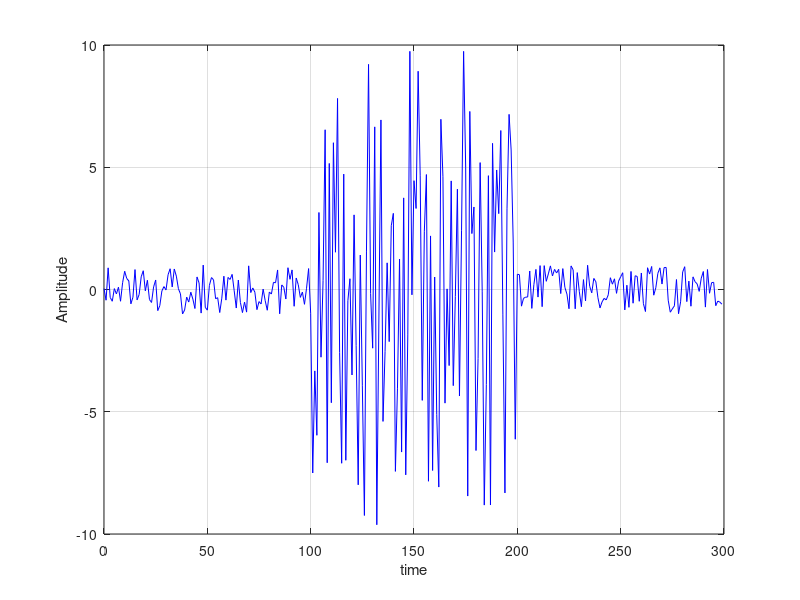

Source code (MATLAB): (Note: this script raises an error after producing the figure.)
close all
clc;

% randomly generated seismogram
amplitudes =  [(-1 + (2)*rand(1,100)), (-10 + (20)*rand(1,100)), (-1 + (2)*rand(1,100))];
L=length(amplitudes);
t = (0:L-1);
% try for N = (10, 50, 100, 1000)
N=50;


% plot
figure;
plot(t,amplitudes,'b','DisplayName','Amplitude'); grid on
xlabel('time')
ylabel('Amplitude')
hold on;

% Compute coefficients (See Lecture Notes)
a0 = (1/L)*calc_bounded_area(t,amplitudes);

an=zeros(N);
bn=zeros(N);
for ii = 1:N
    ft1 = amplitudes.*cos(((2*pi*ii)/L)*t);
    ft2 = amplitudes.*sin(((2*pi*ii)/L)*t);
    an(ii) = (2/L)*calc_bounded_area(t,ft1);
    bn(ii) = (2/L)*calc_bounded_area(t,ft2);
end

ft_ii = zeros(1,length(t)) + a0; % Initialize
for ii = 1:N
    fourier_coeff = (an(ii)*cos(((2*pi*ii)/L)*t) + bn(ii)*sin(((2*pi*ii)/L)*t));
    ft_ii = ft_ii + fourier_coeff;
    plot(t,ft_ii,'LineWidth',2,'DisplayName',['N = ',num2str(ii)]) % Uncomment this line to see ALL of them
end
% legend show


function area = calc_bounded_area(x,fx)
    n=length(x);
    area=0;
    for i=1:n-1
        width = x(i+1)-x(i);
        height = (fx(i+1)+fx(i))/2;
        area = area + (height*width);
    end
end








